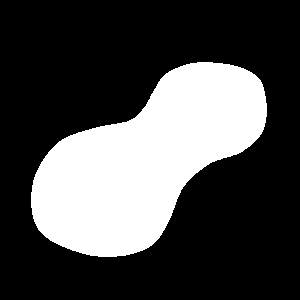
#> input picture First-Principles-of-Computer-Vision-main/images/Binary/SingleObject1.png, 300 x 300 px, found by its file name
$ jupyter execute Demo.ipynb
#> lines starting #> are read from the running program, lines starting #| are printed output that depends on the picture; after the words box and inside, x2 and y2 are one past the last pixel; in counts of white or black regions, pixels touching at a corner belong together; long printed decimals are rounded
[cell 1]
import os
import cv2
import numpy as np
import matplotlib.pyplot as plt
from math import pi, degrees, radians, sin, cos, tan, asin, acos, atan, atan2

[cell 2]
imagesDir = os.path.join("..\\..\\", "images", "Binary")
imagePath = os.path.join(imagesDir, "SingleObject1.png")
image     = cv2.imread(imagePath, cv2.IMREAD_UNCHANGED)
#> image: shape (300, 300); 29.1% white; 1 white region, box (x1, y1, x2, y2) and area: (31, 62, 267, 257) 26157
rows, cols = (image.shape[0], image.shape[1])
#> rows = 300; cols = 300
print(imagePath, "\t\tImage shape:", image.shape)
#| ..\..\/images/Binary/SingleObject1.png 		Image shape: (300, 300)
plt.imshow(image, cmap=plt.cm.gray)

# Object Area
**Continous Form:** &emsp;&emsp; $ A=\iint_I b(x, y) d x d y $ &emsp;&emsp;&emsp;&emsp;&emsp;&emsp;&emsp;&emsp;&emsp;
**Discrete Form:** &emsp;&emsp; $ A=\sum_{i=1}^n \sum_{j=1}^M b_{i j} $

[cell 3]
Area = 0
for y in range(rows):
    for x in range(cols):
        if image[y][x]:
            Area += 1
#> after the loop, Area = 26157
# OR    Area = np.sum(image) // 255
print("Object Area:", Area)
#| Object Area: 26157

# Object Centroid
**Continous Form:** &emsp;&emsp; $ \bar{x}=\frac{1}{A} \iint_I x b(x, y) d x d y \quad \bar{y}=\frac{1}{A} \iint_I y b(x, y) d x d y $ <br/><br/>
**Discrete Form:** &emsp;&emsp; $ \bar{x}=\frac{1}{A} \sum_{i=1}^n \sum_{j=1}^m i b_{i j} \quad \bar{y}=\frac{1}{A} \sum_{i=1}^n \sum_{j=1}^m j b_{i j} $

[cell 4]
x_ = y_ = 0
for y in range(rows):
    for x in range(cols):
        if image[y][x]:
            x_   += x
            y_   += y
#> after the loop, x_ = 3792106; y_ = 4186677
x_ //= Area
#> x_ = 144
y_ //= Area
#> y_ = 160
print("x_:", x_, "\t y_:", y_)
#| x_: 144 	 y_: 160

# For sake of visualization converting image to 3D channel to see colors of points and lines
newImage = cv2.cvtColor(image, cv2.COLOR_GRAY2RGB)
#> newImage is the input picture: shape (300, 300, 3); 29.1% white; 1 white region, box (x1, y1, x2, y2) and area: (31, 62, 267, 257) 26157
newImage = cv2.circle(newImage, (x_, y_), radius=0, color=(255, 0, 0), thickness=5)
#> newImage: shape (300, 300, 3); 0.03% of pixels changed, all inside (x1, y1, x2, y2) = (141, 157, 148, 164)
plt.imshow(newImage, cmap=plt.cm.gray)

# Object Orientation

We wanth to find the axis of orientation i.e. The axis which we need least effort to rotate the object around it. <br/><br/>
The Axis line equation should be: &emsp; $ y=m x+b  \quad\quad\quad\quad\quad\quad\quad \text { Where }-\infty \leq m \leq \infty $<br/>
Instead we will use: &emsp;&emsp;&emsp;&emsp;&emsp;&emsp;&emsp; $ x \sin \theta-y \cos \theta+\rho=0 \quad\quad \text { Where } \rho, \ \theta \ are finite $

So we want to minimize the energy &emsp;&emsp; $ E = \iint_I r^2 b(x, y) d x d y $ &emsp;&emsp; Where r is the perpendicular distance of a point on the object to the axis is given by:
$$ r=\left|\frac{a x+b y+c}{\sqrt{a^2+b^2}}\right| \quad\quad \text { Or } \quad\quad\quad\quad
r=\left|\frac{x \sin \theta-y \cos \theta+\rho}{\sqrt{\sin ^2 \theta+\cos ^2 \theta}}\right|  \quad\quad r=|x \sin \theta-y \cos \theta+\rho| $$

By substituting in $E$ we get: &emsp;&emsp; $E=\iint_I(x \sin \theta-y \cos \theta+\rho)^2 b(x, y) d x d y$<br/><br/>
So we want to find $\rho$, $\theta$ that minimize $E$ for a given $b(x, y)$ By using $ \frac{\partial E}{\partial \rho}=0 \quad $ we get: &emsp;&emsp; $ A(\bar{x} \sin \theta-\bar{y} \cos \theta+\rho)=0 $

To simplify $E$ we move the coordinates to the Centroid: &emsp; $ x^{\prime}=x-\bar{x}, \quad y^{\prime}=y-\bar{y} $ &emsp;&emsp; and we can rewrite $E$ as: &emsp; $ E=a \sin ^2 \theta-b \sin \theta \cos \theta+c \cos ^2 \theta  $
<br/><br/>Where &emsp;&emsp; $ a = \iint_{I^{\prime}}\left(x^{\prime}\right)^2 b(x, y) d x^{\prime} d y^{\prime} \quad\quad\quad
                     b = 2 \iint_{I^{\prime}}\left(x^{\prime} y^{\prime}\right) b(x, y) d x^{\prime} d y^{\prime} \quad\quad\quad
                    c = \iint_{I^{\prime}}\left(y^{\prime}\right)^2 b(x, y) d x^{\prime} d y^{\prime}$

**Discrete Form:** &emsp;&emsp; $ a = \sum_{i=1}^n \sum_{j=1}^m (i-\bar{x})^2 b_{i j} \quad
                                  b = 2 \sum_{i=1}^n \sum_{j=1}^m (i-\bar{x}) (j-\bar{y}) b_{i j} \quad
                                  c = \sum_{i=1}^n \sum_{j=1}^m (j-\bar{y})^2 b_{i j} $

[cell 5]
a_ = b_ = c_ = 0
for y in range(rows):
    for x in range(cols):
        if image[y][x]:
            a_ += (x - x_) ** 2
            b_ += 2 * (x - x_) * (y - y_)
            c_ += (y - y_) ** 2
#> after the loop, a_ = 93747374; b_ = -100354548; c_ = 62747643

By using $ \frac{d E}{d \theta}=0 \quad $ we get: &emsp;&emsp; $ \tan 2 \theta=\frac{b}{a-c} = \tan (2 \theta+\pi)=\frac{-b}{c-a} \quad\quad $ Where $\theta$ have 2 values for both $E_\text{min} \ \& \ E_\text{max}$

Using second derivative test:
<br/>If $\frac{d^2 E}{d \theta^2}=(a-c) \cos 2 \theta+b \sin 2 \theta\left\{\begin{array}{l}>0 \text { then Minimum } \\ <0 \text { then Maximum }\end{array}\right.$

[cell 6]
theta1 = atan2( b_, a_-c_) / 2     # Note: Radian angle
#> theta1 = -0.636
theta2 = atan2(-b_, c_-a_) / 2
#> theta2 = 0.935
check1 = (a_ - c_) * cos(2*theta1) + b_ * sin(2*theta1)
#> check1 = 105033416.7
check2 = (a_ - c_) * cos(2*theta2) + b_ * sin(2*theta2)
#> check2 = -105033416.7
if check1 > 0:
    theta_Emin = theta1
#> theta_Emin = -0.636
    theta_Emax = theta2
else:
    theta_Emin = theta2
    theta_Emax = theta1
Emin = a_ * sin(theta_Emin)**2 - b_ * sin(theta_Emin) * cos(theta_Emin) - c_ * cos(theta_Emin)**2
Emax = a_ * sin(theta_Emax)**2 - b_ * sin(theta_Emax) * cos(theta_Emax) - c_ * cos(theta_Emax)**2
print("theta_Emin:", degrees(theta_Emin), "\t", "Emin:", Emin)
#| theta_Emin: -36.417 	 Emin: -55536282.810
print("theta_Emax:", degrees(theta_Emax), "\t", "Emax:", Emax)
#| theta_Emax: 53.583 	 Emax: 86536013.810

### Axis line equation

[cell 7]
rho = y_ * cos(theta_Emin) - x_ * sin(theta_Emin)
m   = tan(theta_Emin)
b   = rho / cos(theta_Emin)
if degrees(theta_Emin) == 0.0:
    print("Axis line equation: y =", b)
elif degrees(theta_Emin) == 90.0:
    print("Axis line equation: x =", -b / m)
else:
    print("Axis line equation: y =", m, "x +", b)
#| Axis line equation: y = -0.7377 x + 266.232

### Draw Full line

[cell 8]
p1 = None
p2 = None
if degrees(theta_Emin) == 0.0:
    p1 = (0   , y_)
    p2 = (cols, y_)
elif degrees(theta_Emin) == 90.0:
    p1 = (x_, 0)
    p2 = (x_, rows)
else:
    y = b
    x = -b / m
    if y >= 0  and  y < rows:
        p1 = (0, int(y))
    else:
        p1 = (int(x), 0)

    y = m * cols + b
    x = (rows - b) / m
    if y >= 0  and  y < rows:
        p2 = (cols, int(y))
    else:
        p2 = (int(x), rows)
print(p1, p2)
#| (0, 266) (300, 44)

newImage = cv2.line(newImage, p1, p2, color=(0, 0, 255), thickness=1)
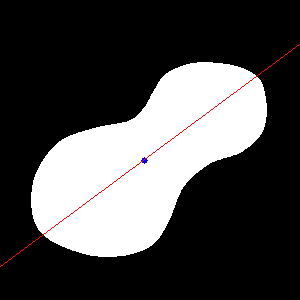
#> newImage: shape (300, 300, 3); mean B, G, R 73.5, 73.4, 74.3
plt.imshow(newImage, cmap=plt.cm.gray)


$ run again, with First-Principles-of-Computer-Vision-main/images/Binary/MultipleObjects5.png copied over First-Principles-of-Computer-Vision-main/images/Binary/SingleObject1.png
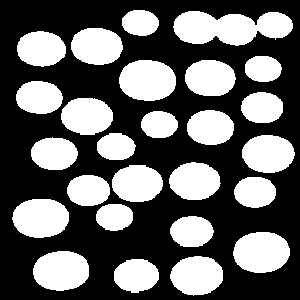
#> input picture First-Principles-of-Computer-Vision-main/images/Binary/MultipleObjects5.png, 300 x 300 px, found by its file name
#> image: shape (300, 300); 39.6% white; 26 white regions, largest, box (x1, y1, x2, y2) and area: (173, 11, 293, 46) 2976, (119, 60, 176, 101) 1882, (233, 232, 290, 273) 1863
#| ..\..\/images/Binary/SingleObject1.png 		Image shape: (300, 300)
#| Object Area: 35636
#| x_: 155 	 y_: 148
#> newImage is the input picture: shape (300, 300, 3); 39.6% white; 26 white regions, largest, box (x1, y1, x2, y2) and area: (173, 11, 293, 46) 2976, (119, 60, 176, 101) 1882, (233, 232, 290, 273) 1863
#| theta_Emin: -61.950 	 Emin: 108864451.275
#| theta_Emax: 28.050 	 Emax: -125339821.275
#| Axis line equation: y = -1.877 x + 438.901
#| (233, 0) (74, 300)
#> `newImage = cv2.line(newImage, p1, p2, color=(0, 0, 255), thickness=1)`:
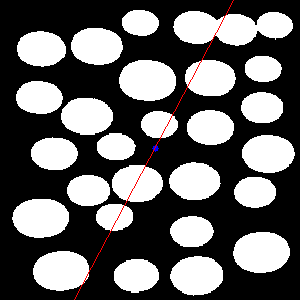
#> newImage: shape (300, 300, 3); mean B, G, R 100.6, 100.6, 101.4
